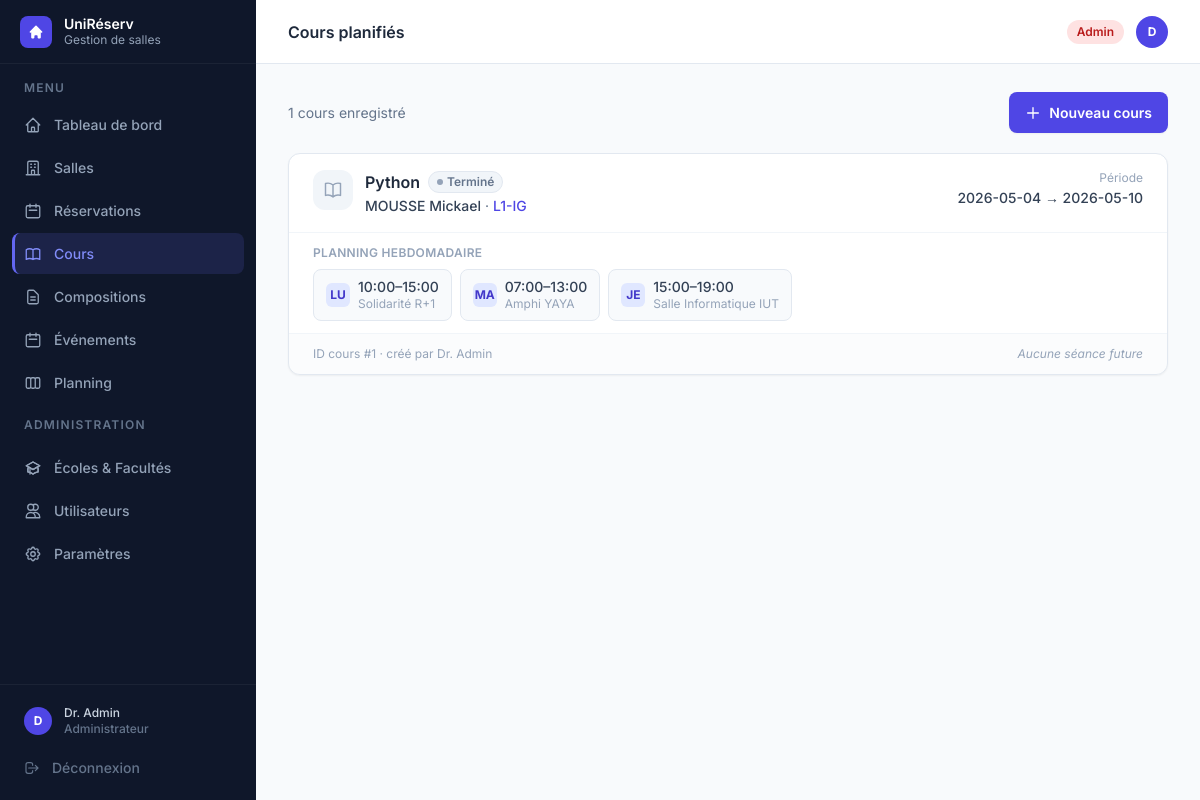
Screenshot of /cours (signed in) with the database file from the repository.
### tables this page shows
CREATE TABLE utilisateurs (
            id               INTEGER PRIMARY KEY,
            nom              TEXT    NOT NULL,
            email            TEXT    NOT NULL UNIQUE,
            login            TEXT    NOT NULL UNIQUE,
            mot_de_passe     TEXT    NOT NULL,
            role             TEXT    NOT NULL,
            date_inscription TEXT    NOT NULL,
            matricule        TEXT,
            classe           TEXT,
            matiere          TEXT
        , ecole_id INTEGER, unite_formation_id INTEGER);

CREATE TABLE reservation_cours (
            id              INTEGER PRIMARY KEY AUTOINCREMENT,
            enseignant_id   INTEGER,
            classe          TEXT    NOT NULL DEFAULT '',
            matiere         TEXT    NOT NULL DEFAULT '',
            date_debut      TEXT    NOT NULL,
            date_fin        TEXT    NOT NULL,
            created_by      INTEGER NOT NULL,
            created_at      TEXT    NOT NULL
        );

CREATE TABLE reservation_cours_jours (
            id              INTEGER PRIMARY KEY AUTOINCREMENT,
            cours_id        INTEGER NOT NULL,
            jour_semaine    TEXT    NOT NULL,
            salle_id        INTEGER NOT NULL,
            heure_debut     TEXT    NOT NULL,
            heure_fin       TEXT    NOT NULL,
            FOREIGN KEY (cours_id) REFERENCES reservation_cours(id) ON DELETE CASCADE
        );

CREATE TABLE salles (
            id          INTEGER PRIMARY KEY,
            nom         TEXT    NOT NULL UNIQUE,
            capacite    INTEGER NOT NULL,
            equipements TEXT    NOT NULL DEFAULT '[]',
            disponible  INTEGER NOT NULL DEFAULT 1
        );

### gestion de salle/app.py (the view)
@app.route("/cours")
@login_required
def cours_liste():
    if not peut_gerer_reservations():
        flash("Accès réservé aux responsables et administrateurs.", "error")
        return redirect(url_for("dashboard"))
    bd, utilisateurs, salles_dict, _ = get_data()
    tous_cours = bd.charger_tous_cours()
    return render_template(
        "cours.html", active="cours",
        cours_liste=tous_cours,
        utilisateurs=utilisateurs,
        salles_dict=salles_dict,
        today=date.today().isoformat(),
    )

### gestion de salle/templates/cours.html (shortened to what this page needs)
{% extends "base.html" %}
{% block heading %}Cours planifiés{% endblock %}
{% block content %}
<div class="flex items-center justify-between mb-5">
  <p class="text-sm text-slate-500">
    {{ cours_liste|length }} cours enregistré{{ 's' if cours_liste|length != 1 else '' }}
  </p>
  <a href="{{ url_for('cours_nouveau') }}" class="btn-primary">
    <svg class="w-4 h-4" fill="none" stroke="currentColor" stroke-width="2" viewBox="0 0 24 24">
      <path stroke-linecap="round" stroke-linejoin="round" d="M12 4v16m8-8H4"/>
    </svg>
    Nouveau cours
  </a>
</div>
<div class="space-y-4">
{% for cours in cours_liste %}
  {% set actif = cours.date_fin >= today %}
  {% set enseignant = utilisateurs.get(cours.enseignant_id) %}
  <div class="bg-white rounded-xl border border-slate-200 shadow-sm overflow-hidden">
    <div class="px-6 py-4 flex flex-wrap items-start justify-between gap-3">
      <div class="flex items-start gap-3 min-w-0">
        <div class="w-10 h-10 rounded-xl flex items-center justify-center shrink-0
          {{ 'bg-indigo-100' if actif else 'bg-slate-100' }}">
          <svg class="w-5 h-5 {{ 'text-indigo-600' if actif else 'text-slate-400' }}"
            fill="none" stroke="currentColor" stroke-width="1.75" viewBox="0 0 24 24">
            <path stroke-linecap="round" stroke-linejoin="round"
              d="M12 6.042A8.967 8.967 0 006 3.75c-1.052 0-2.062.18-3 .512v14.25A8.987 8.987 0 016 18c2.305 0 4.408.867 6 2.292m0-14.25a8.966 8.966 0 016-2.292c1.052 0 2.062.18 3 .512v14.25A8.987 8.987 0 0018 18a8.967 8.967 0 00-6 2.292m0-14.25v14.25"/>
          </svg>
        </div>
        <div class="min-w-0">
          <div class="flex flex-wrap items-center gap-2 mb-0.5">
            <span class="text-base font-semibold text-slate-800 truncate">
              {{ cours.matiere or 'Sans matière' }}
            </span>
            {% if actif %}
            <span class="inline-flex items-center gap-1 px-2 py-0.5 rounded-full text-xs font-semibold bg-emerald-50 text-emerald-700 border border-emerald-200">
              <span class="w-1.5 h-1.5 rounded-full bg-emerald-500 inline-block"></span>
              Actif
            </span>
            {% else %}
            <span class="inline-flex items-center gap-1 px-2 py-0.5 rounded-full text-xs font-semibold bg-slate-100 text-slate-500 border border-slate-200">
              <span class="w-1.5 h-1.5 rounded-full bg-slate-400 inline-block"></span>
              Terminé
            </span>
            {% endif %}
          </div>
          <p class="text-sm text-slate-500">
            {% if enseignant %}
              <span class="font-medium text-slate-700">{{ enseignant.nom }}</span> ·
            {% endif %}
            <span class="font-medium text-indigo-600">{{ format_classe(cours.classe) }}</span>
          </p>
        </div>
      </div>
      <div class="text-right shrink-0">
        <p class="text-xs text-slate-400 mb-0.5">Période</p>
        <p class="text-sm font-medium text-slate-700">
          {{ cours.date_debut }} → {{ cours.date_fin }}
        </p>
      </div>
    </div>
    {% if cours.jours %}
    <div class="border-t border-slate-100 px-6 py-3">
      <p class="text-xs font-semibold text-slate-400 uppercase tracking-wide mb-2">Planning hebdomadaire</p>
      <div class="flex flex-wrap gap-2">
        {% set ORDRE_JOURS = ['lundi','mardi','mercredi','jeudi','vendredi','samedi','dimanche'] %}
        {% for jour_nom in ORDRE_JOURS %}
          {% for j in cours.jours if j.jour_semaine == jour_nom %}
            {% set salle = salles_dict.get(j.salle_id) %}
            <div class="flex items-center gap-2 px-3 py-2 rounded-lg bg-slate-50 border border-slate-200 text-sm">
              <span class="w-6 h-6 rounded-md bg-indigo-100 text-indigo-700 text-xs font-bold flex items-center justify-center uppercase shrink-0">
                {{ j.jour_semaine[:2] }}
              </span>
              <div class="leading-tight">
                <p class="font-medium text-slate-700">{{ j.heure_debut }}–{{ j.heure_fin }}</p>
                <p class="text-xs text-slate-400">{{ salle.nom if salle else 'Salle #' ~ j.salle_id }}</p>
              </div>
            </div>
          {% endfor %}
        {% endfor %}
      </div>
    </div>
    {% endif %}
    <div class="border-t border-slate-100 px-6 py-3 flex items-center justify-between bg-slate-50/50">
      <p class="text-xs text-slate-400">
        ID cours #{{ cours.id }}
        {% set createur = utilisateurs.get(cours.created_by) %}
        {% if createur %} · créé par {{ createur.nom }}{% endif %}
      </p>
      {% if actif %}
      <form method="POST" action="{{ url_for('cours_annuler', cours_id=cours.id) }}"
        onsubmit="return confirm('Annuler toutes les séances futures de ce cours ?')">
        <button type="submit"
          class="inline-flex items-center gap-1.5 px-3 py-1.5 rounded-lg text-xs font-medium
            bg-red-50 text-red-600 border border-red-200 hover:bg-red-100 transition">
          <svg class="w-3.5 h-3.5" fill="none" stroke="currentColor" stroke-width="2" viewBox="0 0 24 24">
            <path stroke-linecap="round" stroke-linejoin="round" d="M18.364 18.364A9 9 0 005.636 5.636m12.728 12.728A9 9 0 015.636 5.636m12.728 12.728L5.636 5.636"/>
          </svg>
          Annuler les séances futures
        </button>
      </form>
      {% else %}
      <span class="text-xs text-slate-400 italic">Aucune séance future</span>
      {% endif %}
    </div>
  </div>
{% endfor %}
</div>
{% endblock %}

### gestion de salle/templates/base.html (shortened to what this page needs)
<!DOCTYPE html>
<html lang="fr" class="h-full">
<head>
  <script src="https://cdn.tailwindcss.com"></script>
</head>
<body class="h-full bg-slate-50 flex" style="font-family:'Inter',sans-serif">
  <aside class="w-64 bg-slate-900 flex flex-col fixed inset-y-0 left-0 z-30" style="background:linear-gradient(180deg,#0f172a 0%,#0f172a 100%)">
    <div class="h-16 flex items-center gap-3 px-5 border-b border-white/5">
      <div class="w-8 h-8 rounded-lg bg-indigo-600 flex items-center justify-center shrink-0">
        <svg class="w-4 h-4 text-white" fill="currentColor" viewBox="0 0 20 20">
          <path d="M10.707 2.293a1 1 0 00-1.414 0l-7 7a1 1 0 001.414 1.414L4 10.414V17a1 1 0 001 1h2a1 1 0 001-1v-2a1 1 0 011-1h2a1 1 0 011 1v2a1 1 0 001 1h2a1 1 0 001-1v-6.586l.293.293a1 1 0 001.414-1.414l-7-7z"/>
        </svg>
      </div>
      <div>
        <p class="text-white font-semibold text-sm leading-tight">UniRéserv</p>
        <p class="text-slate-400 text-xs">Gestion de salles</p>
      </div>
    </div>
    <nav class="flex-1 px-3 py-4 space-y-0.5 overflow-y-auto">
      <p class="text-slate-500 text-xs font-semibold uppercase tracking-widest px-3 mb-2">Menu</p>
      <a href="{{ url_for('dashboard') }}" class="nav-item {% if active=='dashboard' %}nav-item-active{% else %}nav-item-inactive{% endif %}">
        Tableau de bord
      </a>
      <a href="{{ url_for('salles') }}" class="nav-item {% if active=='salles' %}nav-item-active{% else %}nav-item-inactive{% endif %}">
        <svg style="width:18px;height:18px" fill="none" stroke="currentColor" stroke-width="1.75" viewBox="0 0 24 24">
          <path stroke-linecap="round" stroke-linejoin="round" d="M19 21V5a2 2 0 00-2-2H7a2 2 0 00-2 2v16m14 0h2m-2 0h-5m-9 0H3m2 0h5M9 7h1m-1 4h1m4-4h1m-1 4h1m-5 10v-5a1 1 0 011-1h2a1 1 0 011 1v5m-4 0h4"/>
        </svg>
        Salles
      </a>
      <a href="{{ url_for('reservations') }}" class="nav-item {% if active=='reservations' %}nav-item-active{% else %}nav-item-inactive{% endif %}">
        <svg style="width:18px;height:18px" fill="none" stroke="currentColor" stroke-width="1.75" viewBox="0 0 24 24">
          <path stroke-linecap="round" stroke-linejoin="round" d="M8 7V3m8 4V3m-9 8h10M5 21h14a2 2 0 002-2V7a2 2 0 00-2-2H5a2 2 0 00-2 2v12a2 2 0 002 2z"/>
        </svg>
        Réservations
      </a>
      {% if session.user_role in ('admin', 'responsable') %}
      <a href="{{ url_for('cours_v2_liste') }}" class="nav-item {% if active=='cours' %}nav-item-active{% else %}nav-item-inactive{% endif %}">
        Cours
      </a>
      {% endif %}
      {% if session.user_role in ('admin', 'responsable', 'enseignant') %}
      <a href="{{ url_for('compositions_liste') }}" class="nav-item {% if active=='compositions' %}nav-item-active{% else %}nav-item-inactive{% endif %}">
        <svg style="width:18px;height:18px" fill="none" stroke="currentColor" stroke-width="1.75" viewBox="0 0 24 24">
          <path stroke-linecap="round" stroke-linejoin="round" d="M9 12h6m-6 4h6m2 5H7a2 2 0 01-2-2V5a2 2 0 012-2h5.586a1 1 0 01.707.293l5.414 5.414a1 1 0 01.293.707V19a2 2 0 01-2 2z"/>
        </svg>
        Compositions
      </a>
      <a href="{{ url_for('evenements_liste') }}" class="nav-item {% if active=='evenements' %}nav-item-active{% else %}nav-item-inactive{% endif %}">
        <svg style="width:18px;height:18px" fill="none" stroke="currentColor" stroke-width="1.75" viewBox="0 0 24 24">
          <path stroke-linecap="round" stroke-linejoin="round" d="M8 7V3m8 4V3m-9 8h10M5 21h14a2 2 0 002-2V7a2 2 0 00-2-2H5a2 2 0 00-2 2v12a2 2 0 002 2z"/>
        </svg>
        Événements
      </a>
      {% endif %}
      <a href="{{ url_for('planning') }}" class="nav-item {% if active=='planning' %}nav-item-active{% else %}nav-item-inactive{% endif %}">
        Planning
      </a>
      {% if session.user_role == 'admin' %}
      <div class="pt-3 pb-1">
        <p class="text-slate-500 text-xs font-semibold uppercase tracking-widest px-3 mb-2">Administration</p>
      </div>
      <a href="{{ url_for('ecoles') }}" class="nav-item {% if active=='ecoles' %}nav-item-active{% else %}nav-item-inactive{% endif %}">
        Écoles & Facultés
      </a>
      <a href="{{ url_for('utilisateurs') }}" class="nav-item {% if active=='utilisateurs' %}nav-item-active{% else %}nav-item-inactive{% endif %}">
        <svg style="width:18px;height:18px" fill="none" stroke="currentColor" stroke-width="1.75" viewBox="0 0 24 24">
          <path stroke-linecap="round" stroke-linejoin="round" d="M12 4.354a4 4 0 110 5.292M15 21H3v-1a6 6 0 0112 0v1zm0 0h6v-1a6 6 0 00-9-5.197M13 7a4 4 0 11-8 0 4 4 0 018 0z"/>
        </svg>
        Utilisateurs
      </a>
      <a href="{{ url_for('parametres') }}" class="nav-item {% if active=='parametres' %}nav-item-active{% else %}nav-item-inactive{% endif %}">
        Paramètres
      </a>
      {% endif %}
    </nav>
    <div class="border-t border-white/5 p-3 space-y-0.5">
      <a href="{{ url_for('profil') }}" class="nav-item {% if active=='profil' %}nav-item-active{% else %}nav-item-inactive{% endif %} !py-2">
        <div class="w-7 h-7 rounded-full bg-indigo-600 flex items-center justify-center text-white text-xs font-bold shrink-0">
          {{ session.user_nom[0].upper() if session.user_nom else '?' }}
        </div>
        <div class="flex-1 min-w-0">
          <p class="text-slate-300 text-xs font-medium truncate">{{ session.user_nom }}</p>
          <p class="text-slate-500 text-xs truncate">
            {% if session.user_role == 'admin' %}Administrateur
            {% elif session.user_role == 'responsable' %}Responsable
            {% elif session.user_role == 'enseignant' %}Enseignant
            {% else %}Étudiant{% endif %}
          </p>
        </div>
      </a>
      <a href="{{ url_for('logout') }}" class="nav-item nav-item-inactive !text-slate-500 hover:!text-red-400">
        <svg style="width:16px;height:16px" fill="none" stroke="currentColor" stroke-width="1.75" viewBox="0 0 24 24">
          <path stroke-linecap="round" stroke-linejoin="round" d="M17 16l4-4m0 0l-4-4m4 4H7m6 4v1a3 3 0 01-3 3H6a3 3 0 01-3-3V7a3 3 0 013-3h4a3 3 0 013 3v1"/>
        </svg>
        Déconnexion
      </a>
    </div>
  </aside>
  <div class="ml-64 flex-1 flex flex-col min-h-screen">
    <header class="h-16 bg-white border-b border-slate-200 flex items-center justify-between px-8 sticky top-0 z-20">
      <h1 class="text-slate-800 font-semibold text-base">{% block heading %}{% endblock %}</h1>
      <div class="flex items-center gap-3">
        {% set role = session.user_role %}
        {% if role == 'admin' %}
          <span class="px-2.5 py-1 rounded-full text-xs font-semibold bg-red-100 text-red-700">Admin</span>
        {% elif role == 'responsable' %}
          <span class="px-2.5 py-1 rounded-full text-xs font-semibold bg-amber-100 text-amber-700">Responsable</span>
        {% elif role == 'enseignant' %}
          <span class="px-2.5 py-1 rounded-full text-xs font-semibold bg-blue-100 text-blue-700">Enseignant</span>
        {% else %}
          <span class="px-2.5 py-1 rounded-full text-xs font-semibold bg-indigo-100 text-indigo-700">Étudiant</span>
        {% endif %}
        <a href="{{ url_for('profil') }}" class="w-8 h-8 rounded-full bg-indigo-600 flex items-center justify-center text-white text-xs font-bold hover:bg-indigo-700 transition">
          {{ session.user_nom[0].upper() if session.user_nom else '?' }}
        </a>
      </div>
    </header>
    <main class="flex-1 px-8 py-7">
      {% block content %}{% endblock %}
    </main>
  </div>
</body>
</html>

### rows the page displays
utilisateurs: user_nom "Dr. Admin", nom "Dr. Admin"
reservation_cours: matiere "Python", classe "L1-IG", date_debut "2026-05-04", date_fin "2026-05-10", id "1"
utilisateurs: nom "MOUSSE Mickael"
reservation_cours_jours: jour_semaine "LU", heure_debut "10:00", heure_fin "15:00"
salles: nom "Solidarité R+1"
reservation_cours_jours: jour_semaine "MA", heure_debut "07:00", heure_fin "13:00"
salles: nom "Amphi YAYA"
reservation_cours_jours: jour_semaine "JE", heure_debut "15:00", heure_fin "19:00"
salles: nom "Salle Informatique IUT"

### other values shown
{{ session.user_nom[0].upper() if session.user_nom else '?' }} "D"
{{ cours_liste|length }} "1"
